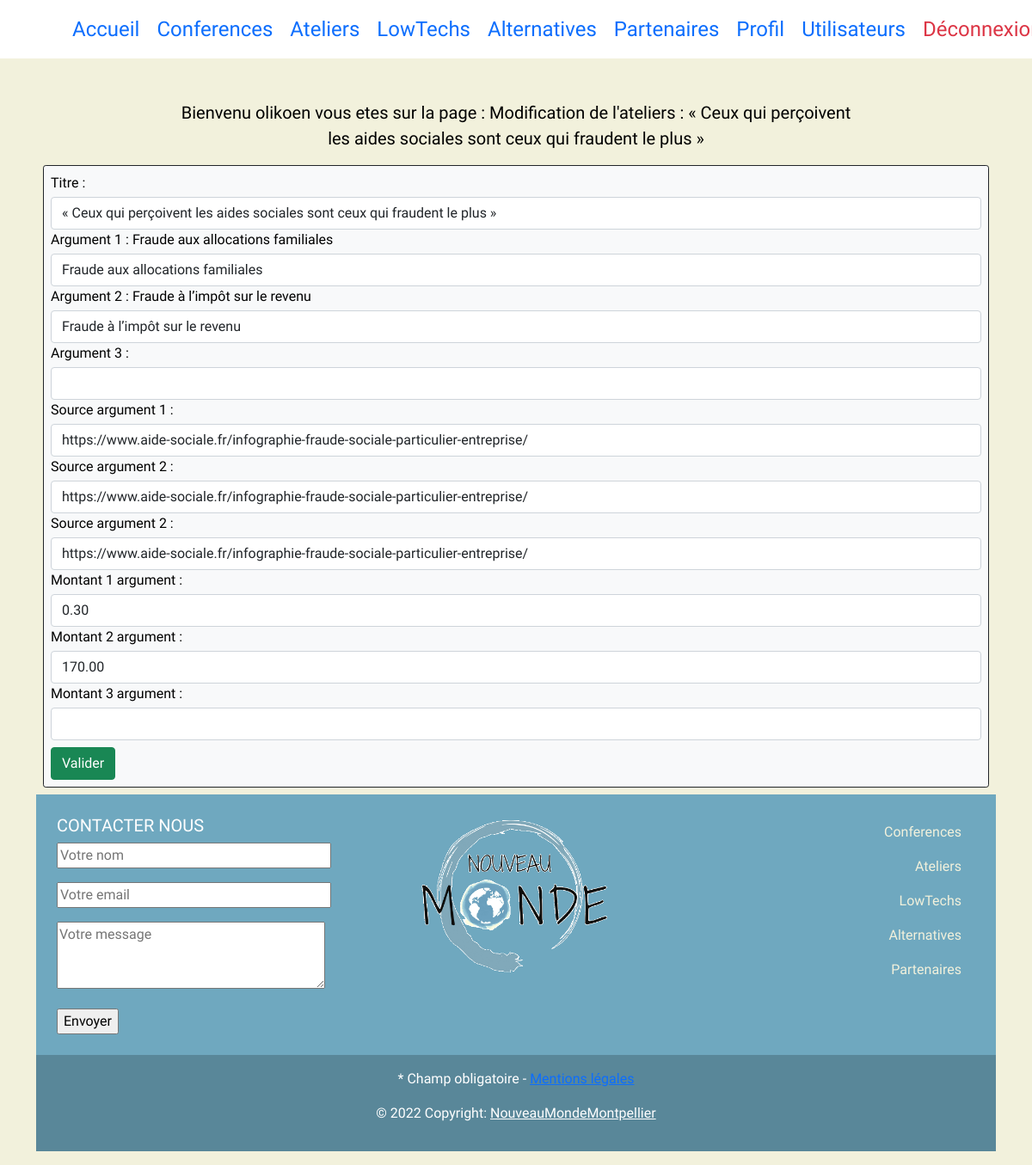
Page /ateliers/modifier/1 (signed in) on the committed database.
### tables this page shows
CREATE TABLE `ateliers` (
  `id` int(11) NOT NULL,
  `revenu_etat` decimal(10,2) NOT NULL,
  `titre` varchar(250) NOT NULL,
  `argument1` varchar(250) DEFAULT NULL,
  `sourceArg1` varchar(250) DEFAULT NULL,
  `prix1` decimal(10,2) DEFAULT NULL,
  `argument2` varchar(250) DEFAULT NULL,
  `sourceArg2` varchar(250) DEFAULT NULL,
  `prix2` decimal(10,2) DEFAULT NULL,
  `argument3` varchar(250) DEFAULT NULL,
  `sourceArg3` varchar(250) DEFAULT NULL,
  `prix3` decimal(10,2) DEFAULT NULL,
  `image` varchar(250) DEFAULT NULL
);

### controllers/AtelierController.php (called while the page is built, shortened)
<?php
require "models/AtelierManager.php";
class AtelierController
{
    private $atelierManager;
    function __construct()
    {
        $this->atelierManager = new AtelierManager();
        $this->atelierManager->chargementAteliers();
    }
    public function modifierAtelier($id)
    {
        $ateliers = $this->atelierManager->getAtelierById($id);
        require "views/Update/modifierAtelierView.php";
    }
}

### models/AtelierClass.php (called while the page is built, shortened)
<?php
class Atelier
{
    private $titre;
    private $argument1;
    private $sourceArg1;
    private $prix1;
    private $argument2;
    private $prix2;
    private $argument3;
    private $prix3;
    private $id;
    function __construct($titre, $argument1, $argument2, $argument3,  $sourceArg1, $sourceArg2, $sourceArg3, $prix1, $prix2, $prix3, $id)
    {
        $this->titre = $titre;
        $this->argument1 = $argument1;
        $this->sourceArg1 = $sourceArg1;
        $this->prix1 = $prix1;
        $this->argument2 = $argument2;
        $this->prix2 = $prix2;
        $this->argument3 = $argument3;
        $this->prix3 = $prix3;
        $this->id = $id;
    }
    public function getTitre()
    {
        return $this->titre;
    }
    public function getArgument1()
    {
        return $this->argument1;
    }
    public function getArgument2()
    {
        return $this->argument2;
    }
    public function getArgument3()
    {
        return $this->argument3;
    }
    public function getsourceArg1()
    {
        return $this->sourceArg1;
    }
    public function getPrix1()
    {
        return $this->prix1;
    }
    public function getPrix2()
    {
        return $this->prix2;
    }
    public function getPrix3()
    {
        return $this->prix3;
    }
    public function getid()
    {
        return $this->id;
    }
}

### models/AtelierManager.php (called while the page is built, shortened)
<?php
require "AtelierClass.php";
class AtelierManager extends Model
{
    private $ateliers = [];
    public function ajoutAtelier($atelier)
    {
        $this->ateliers[] = $atelier;
    }
    public function chargementAteliers()
    {
        $db = $this->getBdd();
        $sql = "SELECT * FROM ateliers ORDER BY titre";
        $req = $db->prepare($sql);
        $req->execute([]);
        $data = $req->fetchAll(PDO::FETCH_ASSOC);
    }
    public function getAtelierById($id)
    {
        foreach ($this->ateliers as $value) {
            if ($value->getId() == $id) {
                return $value;
            }
        }
    }
}

### views/Update/modifierAtelierView.php (the view, shortened to what this page needs)
<div class="m-2 p-2 border border-dark bg-light rounded-1">
    <form action="<?= URL ?>ateliers/modifValider" method="POST" enctype="multipart/form-data">
        <div class="input-group mb-1">
            <label for="titre">Titre :</label>
        </div>
        <div>
            <input type="text" name="titre" id="titre" value="<?= $ateliers->getTitre() ?>" class="form-control">
        </div>
        <div class="input-group mb-1">
            <label for="argument1">Argument 1 : <?= $ateliers->getargument1() ?></label>
        </div>
        <div>
            <input type="text" value="<?= $ateliers->getargument1() ?>" name="argument1" id="argument1" class="form-control">
        </div>
        <div class="input-group mb-1">
            <label for="argument2">Argument 2 : <?= $ateliers->getargument2() ?></label>
        </div>
        <div>
            <input type="text" value="<?= $ateliers->getargument2() ?>" name="argument2" id="argument2" class="form-control">
        </div>
        <div class="input-group mb-1">
            <label for="argument3">Argument 3 : <?= $ateliers->getArgument3() ?></label>
        </div>
        <div>
            <input type="text" value="<?= $ateliers->getArgument3() ?>" name="argument3" id="argument3" class="form-control">
        </div>
        <div class="input-group mb-1">
            <label for="sourceArg1">Source argument 1 :</label>
        </div>
        <div>
            <input type="text" name="sourceArg1" id="sourceArg1" value="<?= $ateliers->getsourceArg1() ?>" class="form-control">
        </div>
        <div class="input-group mb-1">
            <label for="sourceArg2">Source argument 2 :</label>
        </div>
        <div>
            <input type="text" name="sourceArg2" id="sourceArg2" value="<?= $ateliers->getsourceArg1() ?>" class="form-control">
        </div>
        <div class="input-group mb-1">
            <label for="sourceArg2">Source argument 2 :</label>
        </div>
        <div>
            <input type="text" name="sourceArg2" id="sourceArg2" value="<?= $ateliers->getsourceArg1() ?>" class="form-control">
        </div>
        <div class="input-group mb-1">
            <label for="prix1">Montant 1 argument :</label>
        </div>
        <div>
            <input type="text" name="prix1" id="prix1" value="<?= $ateliers->getPrix1() ?>" class="form-control">
        </div>
        <div class="input-group mb-1">
            <label for="prix2">Montant 2 argument :</label>
        </div>
        <div>
            <input type="text" name="prix2" id="prix2" value="<?= $ateliers->getPrix2() ?>" class="form-control">
        </div>
        <div class="input-group mb-1">
            <label for="prix3">Montant 3 argument :</label>
        </div>
        <div>
            <input type="text" name="prix3" id="prix3" value="<?= $ateliers->getPrix3() ?>" class="form-control">
        </div>
        <div>
            <button class="btn btn-success mt-2">Valider</button>
    </form>
</div>
<?php
$titre = "Modification de l'ateliers : " . $ateliers->getTitre();
$content = ob_get_clean();
require_once "views/Read/template.php";

### views/Read/template.php (shortened to what this page needs)
<!DOCTYPE html>
<html lang="fr">
<head>
    <link href="https://cdn.jsdelivr.net/npm/bootstrap@5.0.2/dist/css/bootstrap.min.css" rel="stylesheet">
    <link rel="stylesheet" href="<?= URL ?>style.css">
</head>
<body>
    <header>
        <div>
            <nav id="navbarTemplate" class="navbar bg-white navbar-expand-lg mb-5">
                <div id="navposition" class=" container-fluid">
                    <div class="collapse navbar-collapse" id="navbarSupportedContent">
                        <ul class="navbar-nav mb-2 mb-lg-0 fs-4">
                            <li class="nav-item me-1">
                                <a class="nav-link active" aria-current="page" href="<?= URL ?>accueil">Accueil</a>
                            </li>
                            <li class="nav-item me-1">
                                <a class="nav-link" href="<?= URL ?>conferences">Conferences</a>
                            </li>
                            <li class="nav-item me-1">
                                <a class="nav-link" href="<?= URL ?>ateliers">Ateliers</a>
                            </li>
                            <li class="nav-item me-1">
                                <a class="nav-link" href="<?= URL ?>lowtechs">LowTechs</a>
                            </li>
                            <li class="nav-item me-1">
                                <a class="nav-link" href="<?= URL ?>alternatives">Alternatives</a>
                            </li>
                            <li class="nav-item me-1">
                                <a class="nav-link" href="<?= URL ?>partenaires">Partenaires</a>
                            </li>
                            <?php
                            if ($_SESSION['role'] === "1" || $_SESSION['role'] === "2" || $_SESSION['role'] === "3") {
                            ?>
                                <li class="nav-item me-1">
                                    <a class="nav-link" href="<?= URL ?>utilisateurs/utilisateur/<?= $_SESSION["pseudo"] ?>">Profil</a>
                                </li>
                            <?php
                            }
                            if ($_SESSION['role'] === "1" || $_SESSION['role'] === "3") {
                            ?>
                                <li class="nav-item me-1">
                                    <a class="nav-link" href="<?= URL ?>utilisateurs">Utilisateurs</a>
                                </li>
                            <?php
                            }
                            if (!isset($_SESSION['pseudo'])) {
                            ?>
                                <li class="nav-item">
                                    <a class="nav-link active text-success" href="<?= URL ?>connexion">Connexion</a>
                                </li>
                            <?php
                            } else {
                            ?>
                                <li class="nav-item ">
                                    <a class="nav-link active text-danger" href="<?= URL ?>deconnexion">Déconnexion</a>
                                </li>
                            <?php
                            }
                            ?>
                        </ul>
                    </div>
                </div>
            </nav>
            <?php
            if (isset($_SESSION['pseudo'])) {
            ?>
                <div class="col-8 m-auto text-center">
                    <p class="fs-5">Bienvenu <?= $_SESSION['pseudo'] ?> vous etes sur la page : <?= $titre ?></p>
                </div>
            <?php
            }
            ?>
        </div>
    </header>
    <div class="container mb-3" id="contprincip">
        <?= $content ?>
    </div>
    <footer>
        <footer id="footer" class="text-white text-center text-lg-start">
            <div class="container p-4">
                <div class="row">
                    <div class="col-lg-4 col-md-12 mb-4 mb-md-0">
                        <h5 class="text-uppercase">Contacter nous</h5>
                        <form method="POST" action="post_contact" class="wpcf7-form">
                            <div class="contact-form-footer">
                                <p><span><input type="text" name="nom" size="30" placeholder="Votre nom" required></span></p>
                                <p><span><input type="email" name="email1" pattern="^[\w-\.]+@([\w-]+\.)+[\w-]{2,4}$" size="30" placeholder="Votre email" required></span></p>
                                <p><span><textarea name="votre-message" cols="32" rows="3" placeholder="Votre message" required></textarea></span></p>
                                <div><input type="submit" name="submit" value="Envoyer"><span class="ajax-loader"></span></div>
                            </div>
                        </form>
                    </div>
                    <div class="col-lg-4 col-md-6 mb-4 mb-md-0 text-center">
                        <img class="text-center" src="<?= URL ?>public/images/LOGO_LE_NOUVEAU_MONDE.png" alt="logo NMonde" width="70%;">
                    </div>
                    <div class="col-lg-4 col-md-6 mb-4 mb-md-0 text-end">
                        <ul class="list-unstyled">
                            <li class="nav-item text-end">
                                <a class="nav-link active" href="<?= URL ?>conferences">Conferences
                                </a>
                                <a class="nav-link active" href="<?= URL ?>ateliers">Ateliers
                                </a>
                                <a class="nav-link active" href="<?= URL ?>lowtechs">LowTechs
                                </a>
                                <a class="nav-link active" href="<?= URL ?>alternatives">Alternatives
                                </a>
                                <a class="nav-link active" href="<?= URL ?>partenaires">Partenaires
                                </a>
                            </li>
                        </ul>
                    </div>
                </div>
            </div>
            <div class="text-center p-3" style="background-color: rgba(0, 0, 0, 0.2);">
                <p class="fs-6">* Champ obligatoire - <a href="<?= URL ?>mentionLegales"> Mentions légales </a></p>
                <p> © 2022 Copyright: <a class="text-white" href="#">NouveauMondeMontpellier</a></p>
            </div>
        </footer>
</body>
</html>

### style.css (style rules this page uses)
body { width: 100%; height: 100%; background-color: #F2F1DC ; color: black; font-family: Gothic A1; }
#footer { background-color: #6FA8BF !important; }
#footer ul li a { color: #F2F1DC !important; }

### rows in the picture
ateliers: titre "Modification de l'ateliers : « Ceux qui perçoivent les aides sociales sont ceux qui fraudent le plus »", titre "« Ceux qui perçoivent les aides sociales sont ceux qui fraudent le plus »", argument1 "Fraude aux allocations familiales", argument2 "Fraude à l’impôt sur le revenu", sourceArg1 "https://www.aide-sociale.fr/infographie-fraude-sociale-particulier-entreprise/", sourceArg2 "https://www.aide-sociale.fr/infographie-fraude-sociale-particulier-entreprise/", prix1 "0.30", prix2 "170.00"

### other values in the picture
$_SESSION['pseudo'] "olikoen"
